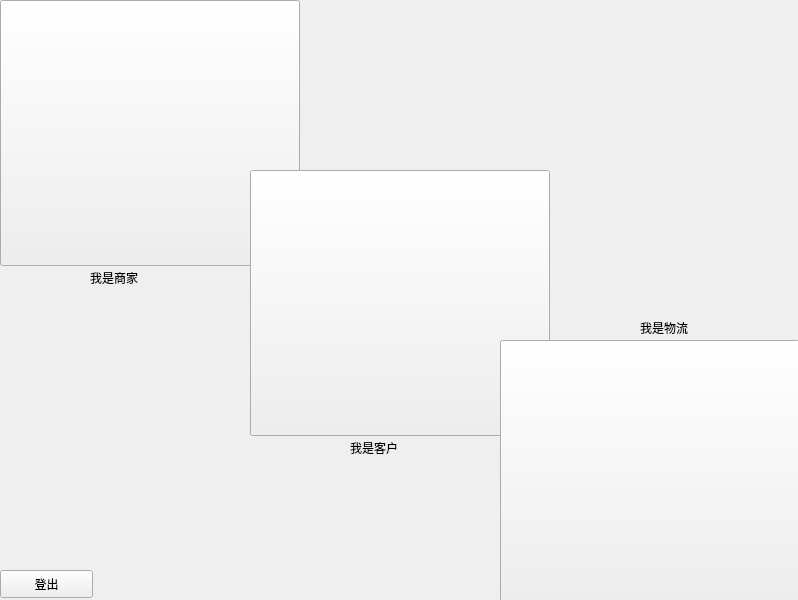
<?xml version="1.0" encoding="UTF-8"?>
<ui version="4.0">
 <class>Form</class>
 <widget class="QWidget" name="Form">
  <property name="geometry">
   <rect>
    <x>0</x>
    <y>0</y>
    <width>798</width>
    <height>600</height>
   </rect>
  </property>
  <property name="windowTitle">
   <string>Form</string>
  </property>
  <widget class="QPushButton" name="pushButton">
   <property name="geometry">
    <rect>
     <x>0</x>
     <y>0</y>
     <width>300</width>
     <height>266</height>
    </rect>
   </property>
   <property name="text">
    <string/>
   </property>
  </widget>
  <widget class="QPushButton" name="pushButton_2">
   <property name="geometry">
    <rect>
     <x>250</x>
     <y>170</y>
     <width>300</width>
     <height>266</height>
    </rect>
   </property>
   <property name="text">
    <string/>
   </property>
  </widget>
  <widget class="QPushButton" name="pushButton_3">
   <property name="geometry">
    <rect>
     <x>500</x>
     <y>340</y>
     <width>300</width>
     <height>266</height>
    </rect>
   </property>
   <property name="text">
    <string/>
   </property>
  </widget>
  <widget class="QPushButton" name="pushButton_4">
   <property name="geometry">
    <rect>
     <x>0</x>
     <y>570</y>
     <width>93</width>
     <height>28</height>
    </rect>
   </property>
   <property name="text">
    <string>登出</string>
   </property>
  </widget>
  <widget class="QLabel" name="label">
   <property name="geometry">
    <rect>
     <x>90</x>
     <y>270</y>
     <width>72</width>
     <height>15</height>
    </rect>
   </property>
   <property name="text">
    <string>我是商家</string>
   </property>
  </widget>
  <widget class="QLabel" name="label_2">
   <property name="geometry">
    <rect>
     <x>350</x>
     <y>440</y>
     <width>72</width>
     <height>15</height>
    </rect>
   </property>
   <property name="text">
    <string>我是客户</string>
   </property>
  </widget>
  <widget class="QLabel" name="label_3">
   <property name="geometry">
    <rect>
     <x>640</x>
     <y>320</y>
     <width>72</width>
     <height>16</height>
    </rect>
   </property>
   <property name="text">
    <string>我是物流</string>
   </property>
  </widget>
 </widget>
 <resources/>
 <connections/>
</ui>
